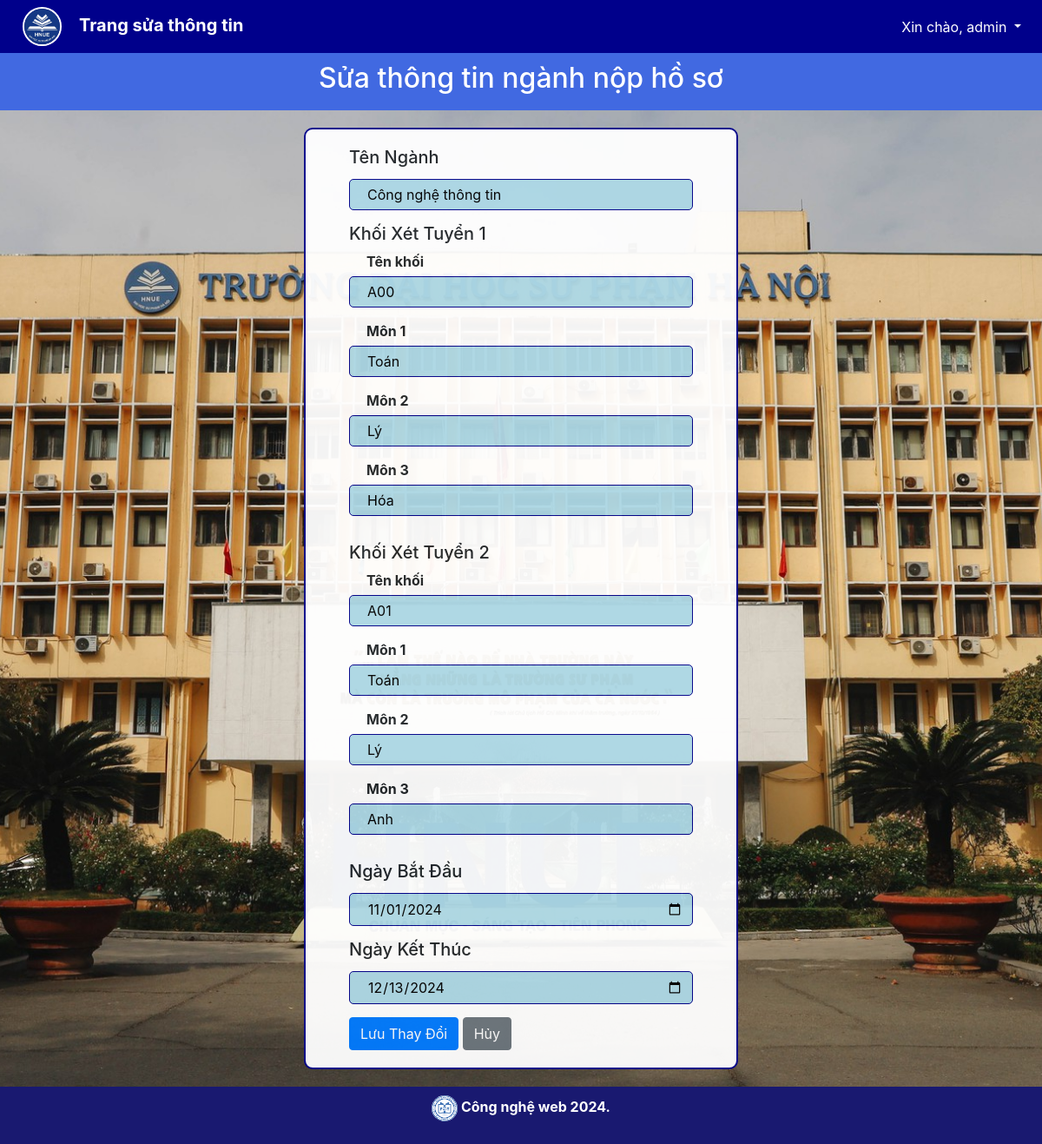
The app's page /src/sua_nganh.php?id_nganh=1 (signed in) with its own data.
### tables this page shows
CREATE TABLE `nganh_hoc` (
  `id_nganh` int(20) NOT NULL,
  `ten_nganh` varchar(250) NOT NULL,
  `ngay_bat_dau` date DEFAULT NULL,
  `ngay_ket_thuc` date DEFAULT NULL,
  `an_hien` varchar(10) DEFAULT 'hiện'
);

CREATE TABLE `khoi_xet_tuyen` (
  `id_khoi` int(50) NOT NULL,
  `ten_khoi` varchar(50) NOT NULL,
  `mon1` varchar(50) NOT NULL,
  `mon2` varchar(50) NOT NULL,
  `mon3` varchar(50) NOT NULL,
  `id_nganh` int(50) NOT NULL
);

### function.php (called while the page is built, shortened)
<?php
    include "connectdb.php";
    function sua_nganh($id_nganh) {
        global $conn;
        $sql = "SELECT * FROM nganh_hoc WHERE id_nganh = $id_nganh";
        $result = mysqli_query($conn, $sql);
        return mysqli_fetch_assoc($result);
    }
    function sua_khoi_theo_nganh($id_nganh) {
        global $conn;
        $sql = "SELECT * FROM khoi_xet_tuyen WHERE id_nganh = $id_nganh";
        $result = mysqli_query($conn, $sql);
        $data = [];
        while ($row = mysqli_fetch_assoc($result)) {
            $data[] = $row;
        }
        return $data;
    }
?>

### src/sua_nganh.php (the view, shortened to what this page needs)
<?php
include "../function.php";
if ($_SERVER['REQUEST_METHOD'] == 'GET' && isset($_GET['id_nganh'])) {
    $id_nganh = $_GET['id_nganh'];
    $nganh = sua_nganh($id_nganh);
    $dsKhoi = sua_khoi_theo_nganh($id_nganh);
}
?>
<!DOCTYPE html>
<html lang="vi">
<head>
    <link rel="stylesheet" href="https://stackpath.bootstrapcdn.com/bootstrap/4.5.2/css/bootstrap.min.css">
</head>
<body>
<nav class="navbar navbar-expand-lg navbar-light bg-light">
    <a class="navbar-brand" href="#"><img id="img" src="../img/hnue.png" alt="HNUE Logo">Trang sửa thông tin</a>
    <div class="collapse navbar-collapse" id="navbarNav">
        <ul class="navbar-nav ml-auto">
            <li class="nav-item dropdown">
                <a class="nav-link dropdown-toggle" href="#" id="navbarDropdown" role="button" data-toggle="dropdown" aria-haspopup="true" aria-expanded="false">
                    Xin chào, <?php echo $_SESSION['vai_tro']; ?>
                </a>
            </li>
        </ul>
    </div>
</nav>
<div class="hero">
    <h2>Sửa thông tin ngành nộp hồ sơ</h2>
</div>
<div class="form">
    <form method="POST" action="sua_nganh.php">
        <div class="form-group">
            <label for="ten_nganh"><h5>Tên Ngành</h5></label>
            <input type="text" id="ten_nganh" name="ten_nganh" value="<?php echo $nganh['ten_nganh']; ?>" required>
        </div>
        <?php foreach ($dsKhoi as $index => $khoi): ?>
            <div class="form-group" id="form-group">
                <h5>Khối Xét Tuyển <?php echo $index + 1; ?></h5>
                <div class="form-group">
                    <label for="ten_khoi_<?php echo $index; ?>">Tên khối</label>
                    <input type="text" id="ten_khoi_<?php echo $index; ?>" name="khoi[<?php echo $index; ?>][ten_khoi]" value="<?php echo $khoi['ten_khoi']; ?>" required>
                </div>
                <div class="form-group">
                    <label for="mon1_<?php echo $index; ?>">Môn 1</label>
                    <input type="text" id="mon1_<?php echo $index; ?>" name="khoi[<?php echo $index; ?>][mon1]" value="<?php echo $khoi['mon1']; ?>" required>
                </div>
                <div class="form-group">
                    <label for="mon2_<?php echo $index; ?>">Môn 2</label>
                    <input type="text" id="mon2_<?php echo $index; ?>" name="khoi[<?php echo $index; ?>][mon2]" value="<?php echo $khoi['mon2']; ?>" required>
                </div>
                <div class="form-group">
                    <label for="mon3_<?php echo $index; ?>">Môn 3</label>
                    <input type="text" id="mon3_<?php echo $index; ?>" name="khoi[<?php echo $index; ?>][mon3]" value="<?php echo $khoi['mon3']; ?>" required>
                </div>
            </div>
        <?php endforeach; ?>
        <div class="form-group">
            <label for="ngay_bat_dau"><h5>Ngày Bắt Đầu</h5></label>
            <input type="date" id="ngay_bat_dau" name="ngay_bat_dau" value="<?php echo $nganh['ngay_bat_dau']; ?>" required>
        </div>
        <div class="form-group">
            <label for="ngay_ket_thuc"><h5>Ngày Kết Thúc</h5></label>
            <input type="date" id="ngay_ket_thuc" name="ngay_ket_thuc" value="<?php echo $nganh['ngay_ket_thuc']; ?>" required>
        </div>
        <button type="submit" class="btn btn-primary">Lưu Thay Đổi</button>
        <a href="trang_chu.php" class="btn btn-secondary">Hủy</a>
    </form>
</div>
<footer>
    <p><img src="../img/cntt.png" alt="CNTT Logo"> Công nghệ web 2024.</p>
</footer>
</body>
</html>

### src/sua_nganh.php (style rules this page uses)
body { background-image: url('../img/background.jpg'); background-size: cover; background-position: center; background-repeat: no-repeat; background-attachment: fixed; }
.navbar { background-color: darkblue !important; }
.navbar-light .navbar-nav .nav-link { color: white !important; }
.navbar-light .navbar-brand { color: white !important; font-weight: bold; }
footer { background-color: midnightblue; color: white; font-weight: bold; text-align: center; padding: 10px 0; position: relative; bottom: 0; width: 100%; }
.hero { background-color: royalblue; color: white; padding: 10px 0; text-align: center; }
.form { background-color: white; opacity: 0.95; margin: 20px auto; width: 500px; border: 2px solid darkblue; padding: 20px 50px; border-radius: 10px; }
.form-group { display: flex; flex-direction: column; margin-bottom: 15px; }
.form-group label { flex: 1; font-weight: bold; margin-bottom: 5px; }
#form-group label { flex: 1; font-weight: bold; margin-bottom: 5px; padding-left: 20px; }
#form-group input, .form-group input { width: 100%; border-radius: 5px; padding: 5px 10px 5px 20px; border: 1.5px solid darkblue; background: lightblue; }
img { width: 30px; border-radius: 50%; margin: -10 10 -5 10px; }
#img { width: 45px; border-radius: 50%; margin: -5px 20px -5px 10px; border: 2px solid white; }

### records on screen
nganh_hoc: ten_nganh "Công nghệ thông tin", ngay_bat_dau "11/01/2024", ngay_ket_thuc "12/13/2024"
khoi_xet_tuyen: ten_khoi "A00", mon1 "Toán", mon2 "Lý", mon3 "Hóa"
khoi_xet_tuyen: ten_khoi "A01", mon1 "Toán", mon2 "Lý", mon3 "Anh"

### other values on screen
$_SESSION['vai_tro'] "admin"
